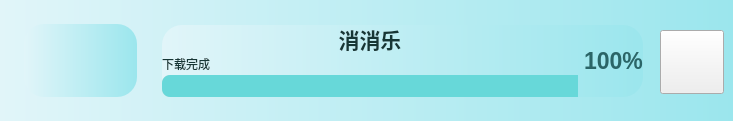
        <widget class="QWidget" name="widget_xiaoxiaole" native="true">
         <property name="minimumSize">
          <size>
           <width>0</width>
           <height>121</height>
          </size>
         </property>
         <property name="maximumSize">
          <size>
           <width>16777215</width>
           <height>121</height>
          </size>
         </property>
         <property name="styleSheet">
          <string notr="true">.QWidget{
	background-color: qlineargradient(x1:0, y0:0, x2:1, y2:0,stop:0 rgb(225, 245, 249), stop:1 rgb(155, 230, 237));
	border-radius:20px;
	color: rgb(255, 255, 255);
}
</string>
         </property>
         <widget class="QWidget" name="widget_53" native="true">
          <property name="geometry">
           <rect>
            <x>24</x>
            <y>24</y>
            <width>113</width>
            <height>73</height>
           </rect>
          </property>
          <property name="styleSheet">
           <string notr="true"/>
          </property>
          <widget class="QLabel" name="label_31">
           <property name="geometry">
            <rect>
             <x>30</x>
             <y>5</y>
             <width>64</width>
             <height>64</height>
            </rect>
           </property>
           <property name="styleSheet">
            <string notr="true">border-image: url(:/youxi/images/xxl.jpg);</string>
           </property>
           <property name="text">
            <string/>
           </property>
          </widget>
         </widget>
         <widget class="QPushButton" name="pushButton_game_xiaoxiaole">
          <property name="geometry">
           <rect>
            <x>660</x>
            <y>30</y>
            <width>64</width>
            <height>64</height>
           </rect>
          </property>
          <property name="styleSheet">
           <string notr="true">border-image: url(:/icons/icons/play_game.png);</string>
          </property>
          <property name="text">
           <string/>
          </property>
         </widget>
         <widget class="QWidget" name="layoutWidget_9">
          <property name="geometry">
           <rect>
            <x>162</x>
            <y>25</y>
            <width>481</width>
            <height>72</height>
           </rect>
          </property>
          <layout class="QHBoxLayout" name="horizontalLayout_9">
           <item>
            <layout class="QVBoxLayout" name="verticalLayout_10">
             <property name="spacing">
              <number>2</number>
             </property>
             <item>
              <widget class="QLabel" name="label_83">
               <property name="font">
                <font>
                 <pointsize>16</pointsize>
                 <weight>75</weight>
                 <bold>true</bold>
                </font>
               </property>
               <property name="styleSheet">
                <string notr="true">color: rgb(22, 54, 53);
text-align:centre;
</string>
               </property>
               <property name="text">
                <string>消消乐</string>
               </property>
               <property name="alignment">
                <set>Qt::AlignCenter</set>
               </property>
              </widget>
             </item>
             <item>
              <widget class="QLabel" name="label_84">
               <property name="font">
                <font>
                 <weight>50</weight>
                 <bold>false</bold>
                </font>
               </property>
               <property name="styleSheet">
                <string notr="true">color: rgb(22, 54, 53)</string>
               </property>
               <property name="text">
                <string>下载完成</string>
               </property>
              </widget>
             </item>
             <item>
              <widget class="QProgressBar" name="progressBar_25">
               <property name="styleSheet">
                <string notr="true">QProgressBar::chunk {
        border-top-left-radius:8px;
border-bottom-left-radius:8px;
	background-color: rgb(103, 216, 217)
}
QProgressBar{
border-radius:8px;
background-color: rgb(223, 223, 223);
}
</string>
               </property>
               <property name="value">
                <number>100</number>
               </property>
               <property name="textVisible">
                <bool>false</bool>
               </property>
              </widget>
             </item>
            </layout>
           </item>
           <item>
            <widget class="QLabel" name="label_85">
             <property name="font">
              <font>
               <pointsize>17</pointsize>
               <weight>75</weight>
               <bold>true</bold>
              </font>
             </property>
             <property name="styleSheet">
              <string notr="true">color: rgb(43, 101, 103);</string>
             </property>
             <property name="text">
              <string>100%</string>
             </property>
             <property name="alignment">
              <set>Qt::AlignLeading|Qt::AlignLeft|Qt::AlignVCenter</set>
             </property>
            </widget>
           </item>
          </layout>
         </widget>
        </widget>
